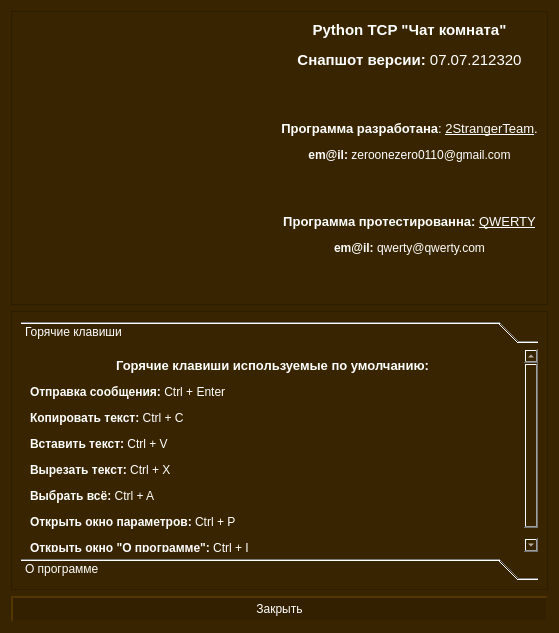
<?xml version="1.0" encoding="UTF-8"?>
<ui version="4.0">
 <class>DialogAbout</class>
 <widget class="QDialog" name="DialogAbout">
  <property name="geometry">
   <rect>
    <x>0</x>
    <y>0</y>
    <width>559</width>
    <height>633</height>
   </rect>
  </property>
  <property name="windowTitle">
   <string>О программе</string>
  </property>
  <property name="styleSheet">
   <string notr="true">background-color: rgb(56, 37, 0);
color: White;</string>
  </property>
  <layout class="QVBoxLayout" name="verticalLayout">
   <item>
    <widget class="QFrame" name="frameAbout">
     <property name="frameShape">
      <enum>QFrame::StyledPanel</enum>
     </property>
     <property name="frameShadow">
      <enum>QFrame::Raised</enum>
     </property>
     <layout class="QHBoxLayout" name="horizontalLayout">
      <item>
       <widget class="QLabel" name="labelLogo">
        <property name="text">
         <string> </string>
        </property>
        <property name="alignment">
         <set>Qt::AlignCenter</set>
        </property>
       </widget>
      </item>
      <item>
       <widget class="QLabel" name="labelText">
        <property name="styleSheet">
         <string notr="true"/>
        </property>
        <property name="text">
         <string>&lt;html&gt;&lt;head/&gt;&lt;body&gt;&lt;p align=&quot;center&quot;&gt;&lt;span style=&quot; font-size:11pt; font-weight:600; color:#ffffff;&quot;&gt;Python TCP &amp;quot;Чат комната&amp;quot;&lt;/span&gt;&lt;/p&gt;&lt;p align=&quot;center&quot;&gt;&lt;span style=&quot; font-size:11pt; font-weight:600; color:#ffffff;&quot;&gt;Снапшот версии: &lt;/span&gt;&lt;span style=&quot; font-size:11pt; color:#ffffff;&quot;&gt;07.07.212320&lt;/span&gt;&lt;/p&gt;&lt;p align=&quot;center&quot;&gt;&lt;span style=&quot; color:#ffffff;&quot;&gt;&lt;br/&gt;&lt;/span&gt;&lt;/p&gt;&lt;p align=&quot;center&quot;&gt;&lt;span style=&quot; font-size:10pt; font-weight:600; color:#ffffff;&quot;&gt;Программа разработана&lt;/span&gt;&lt;span style=&quot; font-size:10pt; color:#ffffff;&quot;&gt;: &lt;/span&gt;&lt;span style=&quot; font-size:10pt; text-decoration: underline; color:#ffffff;&quot;&gt;2StrangerTeam&lt;/span&gt;&lt;span style=&quot; font-size:10pt; color:#ffffff;&quot;&gt;.&lt;/span&gt;&lt;/p&gt;&lt;p align=&quot;center&quot;&gt;&lt;span style=&quot; font-size:9pt; font-weight:600; color:#ffffff;&quot;&gt;em@il: &lt;/span&gt;&lt;span style=&quot; font-size:9pt; color:#ffffff;&quot;&gt;zeroonezero0110@gmail.com&lt;/span&gt;&lt;/p&gt;&lt;p align=&quot;center&quot;&gt;&lt;span style=&quot; color:#ffffff;&quot;&gt;&lt;br/&gt;&lt;/span&gt;&lt;/p&gt;&lt;p align=&quot;center&quot;&gt;&lt;span style=&quot; font-size:10pt; font-weight:600; color:#ffffff;&quot;&gt;Программа протестированна: &lt;/span&gt;&lt;span style=&quot; font-size:10pt; text-decoration: underline; color:#ffffff;&quot;&gt;QWERTY&lt;/span&gt;&lt;/p&gt;&lt;p align=&quot;center&quot;&gt;&lt;span style=&quot; font-size:9pt; font-weight:600; color:#ffffff;&quot;&gt;em@il: &lt;/span&gt;&lt;span style=&quot; font-size:9pt; color:#ffffff;&quot;&gt;qwerty@qwerty.com&lt;/span&gt;&lt;/p&gt;&lt;p&gt;&lt;span style=&quot; color:#ffffff;&quot;&gt;&lt;br/&gt;&lt;/span&gt;&lt;/p&gt;&lt;/body&gt;&lt;/html&gt;</string>
        </property>
       </widget>
      </item>
     </layout>
    </widget>
   </item>
   <item>
    <widget class="QFrame" name="frameOther">
     <property name="frameShape">
      <enum>QFrame::StyledPanel</enum>
     </property>
     <property name="frameShadow">
      <enum>QFrame::Raised</enum>
     </property>
     <layout class="QVBoxLayout" name="verticalLayout_2">
      <item>
       <widget class="QToolBox" name="toolBoxOther">
        <property name="currentIndex">
         <number>0</number>
        </property>
        <widget class="QWidget" name="hotkey">
         <property name="geometry">
          <rect>
           <x>0</x>
           <y>0</y>
           <width>521</width>
           <height>214</height>
          </rect>
         </property>
         <attribute name="label">
          <string>Горячие клавиши</string>
         </attribute>
         <layout class="QVBoxLayout" name="verticalLayout_3">
          <item>
           <widget class="QLabel" name="labelHotKey">
            <property name="text">
             <string>&lt;html&gt;&lt;head/&gt;&lt;body&gt;&lt;p align=&quot;center&quot;&gt;&lt;span style=&quot; font-size:10pt; font-weight:600; color:#ffffff;&quot;&gt;Горячие клавиши используемые по умолчанию:&lt;/span&gt;&lt;/p&gt;&lt;p&gt;&lt;span style=&quot; font-weight:600; color:#ffffff;&quot;&gt;Отправка сообщения: &lt;/span&gt;&lt;span style=&quot; color:#ffffff;&quot;&gt;Ctrl + Enter&lt;/span&gt;&lt;/p&gt;&lt;p&gt;&lt;span style=&quot; font-weight:600; color:#ffffff;&quot;&gt;Копировать текст: &lt;/span&gt;&lt;span style=&quot; color:#ffffff;&quot;&gt;Ctrl + C&lt;/span&gt;&lt;/p&gt;&lt;p&gt;&lt;span style=&quot; font-weight:600; color:#ffffff;&quot;&gt;Вставить текст: &lt;/span&gt;&lt;span style=&quot; color:#ffffff;&quot;&gt;Ctrl + V&lt;/span&gt;&lt;/p&gt;&lt;p&gt;&lt;span style=&quot; font-weight:600; color:#ffffff;&quot;&gt;Вырезать текст:&lt;/span&gt;&lt;span style=&quot; color:#ffffff;&quot;&gt; Ctrl + X&lt;/span&gt;&lt;/p&gt;&lt;p&gt;&lt;span style=&quot; font-weight:600; color:#ffffff;&quot;&gt;Выбрать всё: &lt;/span&gt;&lt;span style=&quot; color:#ffffff;&quot;&gt;Ctrl + A&lt;/span&gt;&lt;/p&gt;&lt;p&gt;&lt;span style=&quot; font-weight:600; color:#ffffff;&quot;&gt;Открыть окно параметров: &lt;/span&gt;&lt;span style=&quot; color:#ffffff;&quot;&gt;Ctrl + P&lt;/span&gt;&lt;/p&gt;&lt;p&gt;&lt;span style=&quot; font-weight:600; color:#ffffff;&quot;&gt;Открыть окно &amp;quot;О программе&amp;quot;: &lt;/span&gt;&lt;span style=&quot; color:#ffffff;&quot;&gt;Ctrl + I&lt;/span&gt;&lt;/p&gt;&lt;/body&gt;&lt;/html&gt;</string>
            </property>
           </widget>
          </item>
         </layout>
        </widget>
        <widget class="QWidget" name="about">
         <property name="geometry">
          <rect>
           <x>0</x>
           <y>0</y>
           <width>521</width>
           <height>214</height>
          </rect>
         </property>
         <attribute name="label">
          <string>О программе</string>
         </attribute>
         <layout class="QVBoxLayout" name="verticalLayout_4">
          <item>
           <widget class="QLabel" name="labelAbout">
            <property name="text">
             <string>&lt;html&gt;&lt;head/&gt;&lt;body&gt;&lt;p align=&quot;center&quot;&gt;&lt;span style=&quot; font-size:10pt; font-weight:600; color:#ffffff;&quot;&gt;Python TCP &amp;quot;Чат комната&amp;quot;&lt;/span&gt;&lt;/p&gt;&lt;p&gt;&lt;span style=&quot; color:#ffffff;&quot;&gt;Использует архитектуру &amp;quot;клиент - сервер&amp;quot;.&lt;/span&gt;&lt;/p&gt;&lt;p&gt;&lt;span style=&quot; color:#ffffff;&quot;&gt;Локально сохраняет &amp;quot;Ник&amp;quot; пользователя.&lt;/span&gt;&lt;/p&gt;&lt;p&gt;&lt;br/&gt;&lt;/p&gt;&lt;/body&gt;&lt;/html&gt;</string>
            </property>
           </widget>
          </item>
         </layout>
        </widget>
       </widget>
      </item>
     </layout>
    </widget>
   </item>
   <item>
    <widget class="QPushButton" name="pushButtonClose">
     <property name="sizePolicy">
      <sizepolicy hsizetype="Preferred" vsizetype="Preferred">
       <horstretch>0</horstretch>
       <verstretch>0</verstretch>
      </sizepolicy>
     </property>
     <property name="minimumSize">
      <size>
       <width>0</width>
       <height>0</height>
      </size>
     </property>
     <property name="maximumSize">
      <size>
       <width>16777215</width>
       <height>16777214</height>
      </size>
     </property>
     <property name="baseSize">
      <size>
       <width>0</width>
       <height>0</height>
      </size>
     </property>
     <property name="styleSheet">
      <string notr="true">QPushButton {background-color: rgb(51, 32, 0);
color: White;
border-style: outset;
border-width: 2px;
border-radius: 15px;
border-color: #382500;
padding: 4px;}

 QPushButton:pressed {background-color: rgb(46, 27, 0);
color: White;
border-style: outset;
border-width: 2px;
border-radius: 15px;
border-color: #241800;
padding: 4px;}</string>
     </property>
     <property name="text">
      <string>Закрыть</string>
     </property>
    </widget>
   </item>
  </layout>
 </widget>
 <resources/>
 <connections>
  <connection>
   <sender>pushButtonClose</sender>
   <signal>clicked()</signal>
   <receiver>DialogAbout</receiver>
   <slot>close()</slot>
   <hints>
    <hint type="sourcelabel">
     <x>256</x>
     <y>496</y>
    </hint>
    <hint type="destinationlabel">
     <x>256</x>
     <y>258</y>
    </hint>
   </hints>
  </connection>
 </connections>
</ui>
